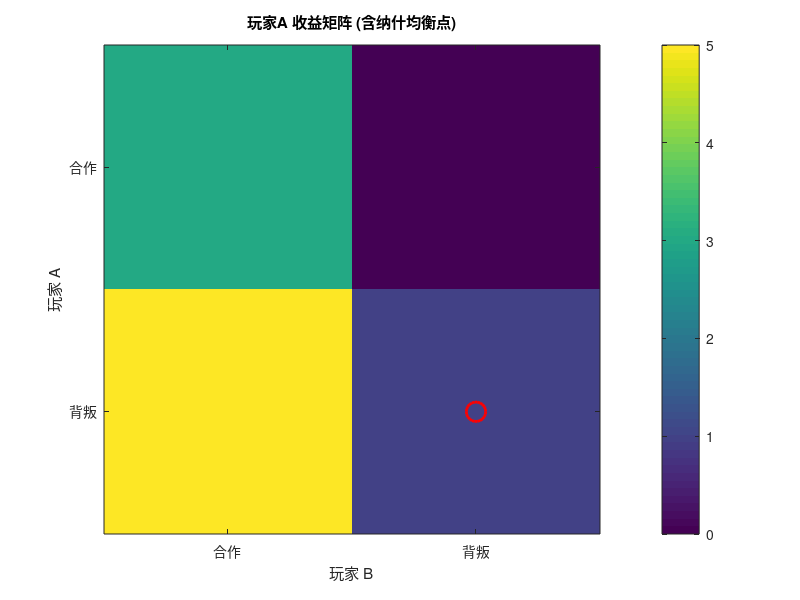

This figure's MATLAB source: (Note: this script raises an error after producing the figure.)
%% matlab_decision.m — 决策/博弈类求解模板 (双人博弈 / 风险决策)
% 对应论文 §5.x 博弈均衡 · 期望效用决策树 · 动态规划
% 调用: matlab -batch "run('matlab_decision.m')"
% 国赛常见: 收益竞争定价、风险投资决策、有限阶段资源配置、拍卖/讨价还价
clear; clc; rng(42);

% 基于脚本自身路径构造输出目录, 保证 -batch 运行与位置无关
scriptDir = fileparts(mfilename('fullpath'));
figDir = fullfile(scriptDir, 'figures');
resDir = fullfile(scriptDir, 'results');
if ~exist(figDir, 'dir'), mkdir(figDir); end
if ~exist(resDir, 'dir'), mkdir(resDir); end

%% 1. 参数定义: 双人纯策略博弈收益矩阵 (行=玩家A, 列=玩家B, 每元素=[A收益, B收益])
% 经典"囚徒困境"式: 合作/背叛
P_aa = [0 0; 0 0];   % 占位, 实际收益张量见下
pay_A = [ [3 0]; [5 1] ];   % 玩家A收益, 行i=策略A_i, 列j=策略B_j
pay_B = [ [3 5]; [0 1] ];   % 玩家B收益 (与A对称即对称博弈)
nA = size(pay_A, 1); nB = size(pay_B, 2);
stratA = {'合作', '背叛'};  % 行策略名
stratB = {'合作', '背叛'};  % 列策略名

%% 2. 模型建立
% Step1 说明: 纯策略纳什均衡 (Pure-Strategy Nash Equilibrium, PSNE)
%            每个玩家选择给定对方选择下的最优响应 (Best Response) 组合
% Step2 构造最优响应集合
brA = zeros(nA, 1);   % 玩家A对B每个策略的最优行
brB = zeros(nB, 1);   % 玩家B对A每个策略的最优列
for j = 1:nB
    [~, brA(j)] = max(pay_A(:, j));   % 固定B策略j, A选择收益最大行
end
for i = 1:nA
    [~, brB(i)] = max(pay_B(i, :));   % 固定A策略i, B选择收益最大列
end

%% 3. 数值求解: 双循环找最优响应对 = 纯策略纳什均衡
eq_list = [];   % 记录所有均衡 (i, j)
for i = 1:nA
    for j = 1:nB
        is_brA = (brA(j) == i);   % A对B策略j的最优响应为 i
        is_brB = (brB(i) == j);   % B对A策略i的最优响应为 j
        if is_brA && is_brB
            eq_list = [eq_list; i j]; %#ok
        end
    end
end
fprintf('纯策略纳什均衡个数 = %d\n', size(eq_list, 1));
for k = 1:size(eq_list, 1)
    i = eq_list(k, 1); j = eq_list(k, 2);
    fprintf('均衡 %d: A=%s, B=%s, 收益 A=%d B=%d\n', k, ...
        stratA{i}, stratB{j}, pay_A(i, j), pay_B(i, j));
end

%% 4. 期望效用决策 (决策树) 示例: 新产品开发是否投资
% Step1 说明: 决策树含决策节点(投/不投)与机会节点(高销/低销), 按期望效用取最大
% Step2 参数: 投资成本 100, 高销概率 p=0.6 收入 300, 低销 1-p 收入 80; 不投资收益 0
invest_cost = 100;  prob_high = 0.6;  payoff_high = 300;  payoff_low = 80;
EU_invest = prob_high * (payoff_high - invest_cost) + ...
            (1 - prob_high) * (payoff_low - invest_cost);  % 期望净收益
EU_noinvest = 0;
fprintf('投资期望净收益 = %.2f, 不投资期望收益 = %.2f\n', EU_invest, EU_noinvest);
if EU_invest > EU_noinvest
    fprintf('决策建议: 投资 (期望效用更高)\n');
else
    fprintf('决策建议: 不投资\n');
end
% Step3 灵敏度: 高销概率临界值 (使投资与不投资无差异)
p_crit = invest_cost / (payoff_high - payoff_low);   % 求解 EU_invest=0
fprintf('临界高销概率 (取舍无差异) = %.4f\n', p_crit);

%% 5. (可选) 多阶段动态规划: 定期补货成本最小化
% Step1 说明: 阶段=时间点 t, 状态=当前库存 x, 决策=是否/补多少到目标库存 S
%           转移: 下一阶段库存减需求 d, 用贝尔曼方程倒推最小期望总成本
% Step2 假设确定性需求 d=40/期, 补货单价 5, 单次补货固定 20, 库存持有成本 1/单位/期
T_dp = 3;            % 阶段数 (3期)
cap_x = 100;         % 库存上限
d_dp = 40;           % 每期需求
buy_cost = 5;  order_fix = 20;  hold_cost = 1;  S_dp = 80;  % 目标库存
J = zeros(T_dp + 1, cap_x + 1);   % 价值函数表 (成本), 下标对应库存0..cap
J(end, :) = 0;                    % 末段不剩成本
for t = T_dp:-1:1                 % 倒推
    for x = 0:cap_x
        best = inf;
        % 决策选项: 不补货 (x>=d) 或补到 S_dp 使库存达标
        cand_opts = [];
        if x >= d_dp                      % 方案1: 什么都不做, 满足需求
            cost1 = hold_cost * (x - d_dp) + J(t+1, x - d_dp + 1);
            cand_opts = [cand_opts cost1]; %#ok
        end
        if x < S_dp                       % 方案2: 补到 S_dp
            y = S_dp;
            if y >= d_dp
                cost2 = order_fix + buy_cost * (y - x) + ...
                        hold_cost * (y - d_dp) + J(t+1, y - d_dp + 1);
                cand_opts = [cand_opts cost2]; %#ok
            end
        end
        if ~isempty(cand_opts), best = min(cand_opts); end
        J(t, x + 1) = best;
    end
end
fprintf('多阶段DP 3期最小期望总成本 (初始库存0) = %.2f\n', J(1, 1));
fprintf('多阶段DP 3期最小期望总成本 (初始库存80) = %.2f\n', J(1, S_dp + 1));

%% 6. 结果可视化: 博弈收益 与 决策树期望
% 博弈收益热力图
figure('Color', 'w');
imagesc(pay_A); colorbar;
set(gca, 'XTick', 1:nB, 'YTick', 1:nA, ...
         'XTickLabel', stratB, 'YTickLabel', stratA);
xlabel('玩家 B'); ylabel('玩家 A'); title('玩家A 收益矩阵 (含纳什均衡点)');
if ~isempty(eq_list)
    hold on; plot(eq_list(:, 2), eq_list(:, 1), 'ro', 'MarkerSize', 14, 'LineWidth', 2);
end
grid off; axis tight;
saveas(gcf, fullfile(figDir, 'matlab_decision_payoff.png'));
fprintf('已保存 to figures/matlab_decision_payoff.png\n');

%% 结果落盘
eq_str = '';
for k = 1:size(eq_list, 1)
    eq_str = [eq_str sprintf('(%s,%s);', stratA{eq_list(k,1)}, stratB{eq_list(k,2)})]; %#ok
end
if isempty(eq_str), eq_str = 'none'; end
res_d = table(string(eq_str), EU_invest, EU_noinvest, p_crit, J(1, 1), ...
    'VariableNames', {'NE_list', 'EU_invest', 'EU_noinvest', 'p_crit', 'DP_mincost'});
writetable(res_d, fullfile(resDir, 'result_matlab_decision.xlsx'));
fprintf('已保存 results/result_matlab_decision.xlsx\n');
